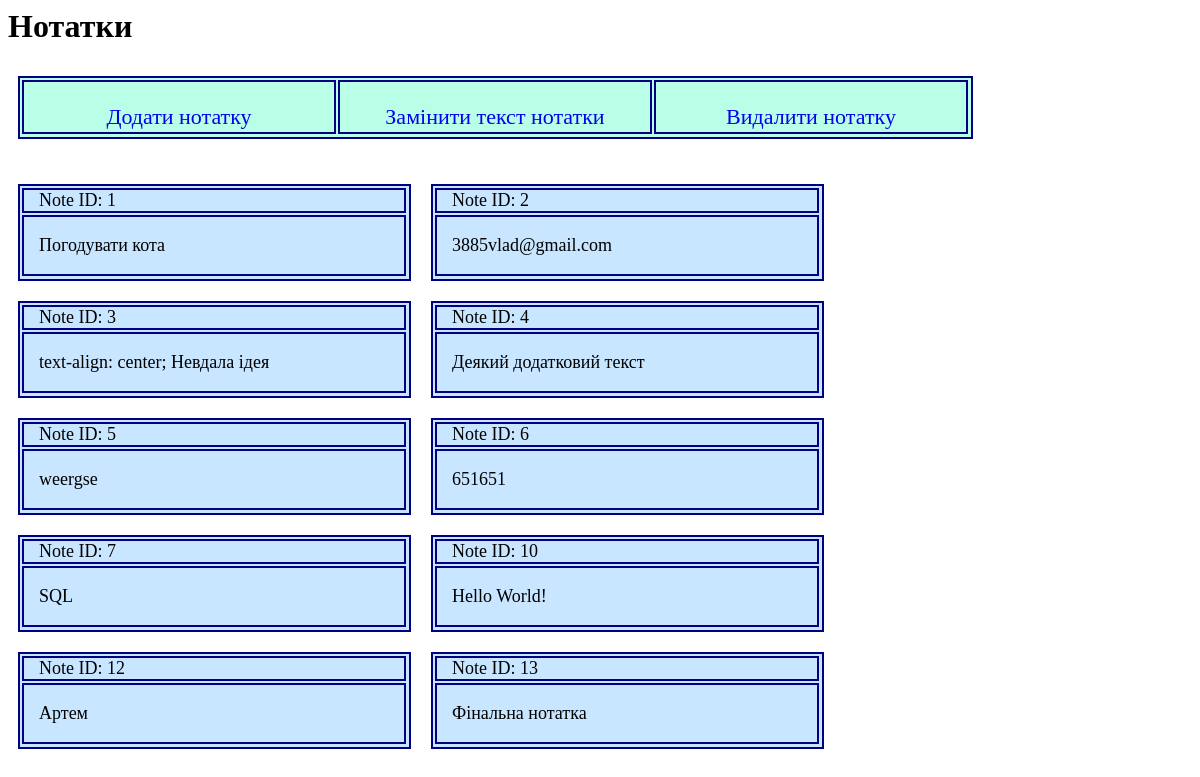
The page / on the database its author committed.
### tables this page shows
CREATE TABLE `notes` (
  `id` int(8) NOT NULL,
  `note` varchar(512) DEFAULT NULL
);

### index.php (the view, shortened to what this page needs)
<html>
<head>
    <link rel="stylesheet" href="style.css">
</head>
<body>
    <h1>Нотатки</h1>
    <div class="button_box align box_style note_border">
        <a href="insertIntoNoteForm.php">
            <div class="internal_button_box box_style note_border min_HW">
                <p class="button_text">Додати нотатку</p>
            </div>
        </a>
        <a href="updateNoteForm.php">
            <div class="internal_button_box box_style note_border min_HW">
                <p class="button_text">Замінити текст нотатки</p>
            </div>
        </a>
        <a href="deleteNoteForm.php">
            <div class="internal_button_box box_style note_border min_HW">
                <p class="button_text">Видалити нотатку</p>
            </div>
        </a>
    </div>
    <br><br><br><br><br><br>
    <?php
    include_once('db.php');
    $sql = 'SELECT * FROM notes;';
    if($result = $mysqli->query($sql)) {
        while( $row = $result->fetch_assoc() ){
            printf("<div class=\"note_box align box_style note_border\">");
                printf("<div class=\"internal_box box_style note_border\">");
                    printf("<h>Note ID: %s</h>", $row['id']);
                printf("</div>");
                printf("<div class=\"internal_box box_style note_border\">");
                    printf("<p>%s</p>", $row['note']);
                printf("</div>");
	        printf("</div>");
        };
    };
    ?>
</body>
</html>

### style.css (style rules this page uses)
.note_box { margin: 10px 10px 10px 10px; padding: 2px 1px 1px 2px; background-color: rgb(200, 230, 255); }
.internal_box { margin: 0px 2px 2px 0px; padding: 0px 15px 0px 15px; width: 350px; }
.note_border { border: 2px solid navy; }
.box_style { font-size: 18px; }
.align { float: left; }
.min_HW { height: 50px; width: 300px; }
.button_box { margin: 10px 10px 10px 10px; padding: 2px 1px 1px 2px; background-color: rgb(185, 255, 232); }
.internal_button_box { margin: 0px 2px 2px 0px; padding: 0px 5px 0px 5px; float: left; }
.button_text { text-align: center; font-size: 22px; }

### rows shown on the page
notes: id "1", note "Погодувати кота"
notes: id "2", note "3885vlad@gmail.com"
notes: id "3", note "text-align: center; Невдала ідея"
notes: id "4", note "Деякий додатковий текст"
notes: id "5", note "weergse"
notes: id "6", note "651651"
notes: id "7", note "SQL"
notes: id "10", note "Hello World!"
notes: id "12", note "Артем"
notes: id "13", note "Фінальна нотатка"
